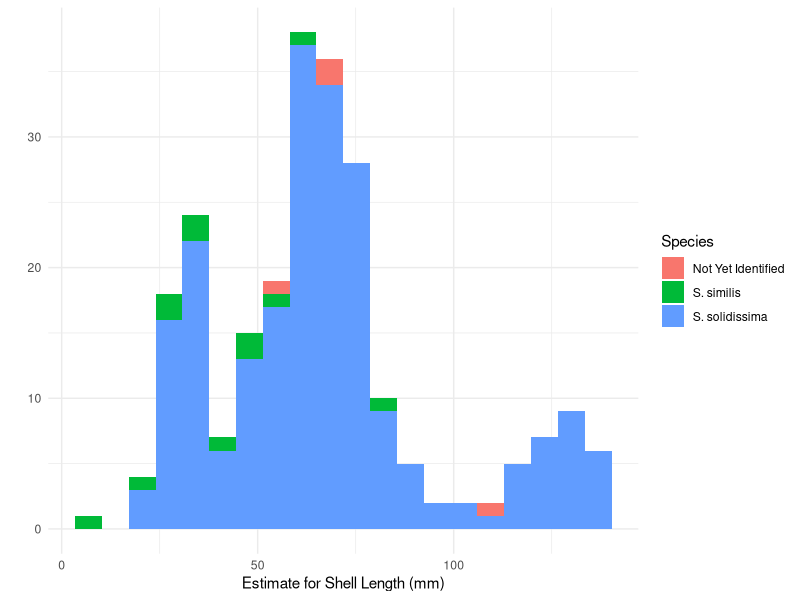

Here is the R script that generated this plot:
## ---- chunk 1
knitr::opts_chunk$set(echo = TRUE)
## ---- chunk 2
library(tidyverse)
library(knitr)
## ---- chunk 3
Spislengths <- read.csv("./SpisulaR_2020May6.csv")
colnames(Spislengths) <- c("Old_ID","DNAPlate", "PlateWell", "ID", "Label", "Add","ShellStatus","CollectionTeamShell","HingeHeightmm","ShellLengthmm", "EstimateShellLength","Extracted","Species")

Spislengths$Species <- recode(Spislengths$Species, "failed to amplify; needs retest" = 'Not Yet Identified', "Failed to amplify; needs retest" = 'Not Yet Identified', 'S. similis'='S. similis', 'S. solidisima'= 'S. solidissima')

Spislengths %>%
  select(ID, ShellLengthmm, HingeHeightmm, EstimateShellLength, Species) %>%
  filter(EstimateShellLength > 0) %>%
  ggplot() +
  geom_histogram(aes(x=EstimateShellLength, fill=Species), bins=20) +
  labs(y=' ', x = "Estimate for Shell Length (mm)") +
  theme_minimal()

